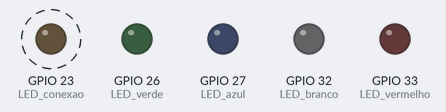
Bench run of a sketch on a simulated ESP32. Shown: output pins drawn as LEDs (lit = HIGH). Dashed ring = blinking. WiFi joins after 1.5 s; servers stay silent unless stated; no MQTT or app messages arrive unless stated; what the sketch prints to the serial monitor is not drawn.

Above: at 0.05 s.
Timing chart, 0 to 3.0 s (numbered marks = the images above):
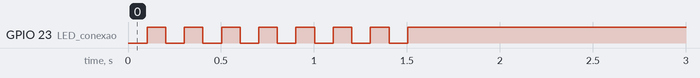

Measured:
- by itself, GPIO 23 (LED_conexao): alternates HIGH for 0.10 s and LOW for 0.10 s, 15 changes in all, then stays HIGH

The sketch:

automacao_residencial.ino
```cpp
//Bibliotecas utilizadas
#include <WiFi.h>
#include "Adafruit_MQTT.h"
#include "Adafruit_MQTT_Client.h"

//Definição dos pinos
#define LED_conexao  23
#define LED_azul     27
#define LED_verde    26
#define LED_vermelho 33
#define LED_branco   32

#define WLAN_SSID       "AM"      // Nome da Rede Wifi
#define WLAN_PASS       "chocolate"     // Senha da Rede Wifi

/************************* Adafruit.io Configuração *********************************/

#define AIO_SERVER      "io.adafruit.com" //Adafruit Servidor
#define AIO_SERVERPORT  1883
#define AIO_USERNAME    ""      //Insira o usuario criado na adafruit io
#define AIO_KEY         "" //Insira a chave de comunicação obtida na adafruit io

//Váriáveis utilizadas

int conectado = 1;
int conexao = 0;

unsigned long anterior = 0;
unsigned long intervalo = 15000;
unsigned long atual;

//Definição do Wifi Client
WiFiClient client;
Adafruit_MQTT_Client mqtt(&client, AIO_SERVER, AIO_SERVERPORT, AIO_USERNAME, AIO_KEY);

//Váriáveis criadas para comunicação com o MQTT
Adafruit_MQTT_Subscribe Light1 = Adafruit_MQTT_Subscribe(&mqtt, AIO_USERNAME "/feeds/LED Azul");
Adafruit_MQTT_Subscribe Light2 = Adafruit_MQTT_Subscribe(&mqtt, AIO_USERNAME "/feeds/LED Verde");
Adafruit_MQTT_Subscribe Light3 = Adafruit_MQTT_Subscribe(&mqtt, AIO_USERNAME "/feeds/LED Vermelho");
Adafruit_MQTT_Subscribe Light4 = Adafruit_MQTT_Subscribe(&mqtt, AIO_USERNAME "/feeds/LED Branco");

//Funções
void MQTT_connect(); //Determina a conexão MQTT
void Conectar();     //Verifica a conexão o Wifi

void setup() {
  Serial.begin(115200);

  //Definição de saida e entrada de cada pino
  pinMode(LED_conexao,OUTPUT);
  pinMode(LED_azul,OUTPUT);
  pinMode(LED_verde,OUTPUT);
  pinMode(LED_vermelho,OUTPUT);
  pinMode(LED_branco, OUTPUT);

  //Desliga o LED de status de conexão do Wifi
  digitalWrite(LED_conexao,LOW);

  //Declaração de Tópicos de Leitura
  mqtt.subscribe(&Light1);
  mqtt.subscribe(&Light3);
  mqtt.subscribe(&Light2);
  mqtt.subscribe(&Light4);
}

void loop() {

  Conectar(); // Verifica a conexão WiFi
  MQTT_connect(); // Conecta-se ao servidor MQTT

  // Leitura e controle dos LEDs com base nas mensagens recebidas
  Adafruit_MQTT_Subscribe *subscription;
  if((subscription = mqtt.readSubscription(100))) {
    if (subscription == &Light1) {
			// Lê a mensagem recebida para o Light1 (LED Azul)
      Serial.print(F("Got: "));
      Serial.println((char *)Light1.lastread);
      int Light1_State = atoi((char *)Light1.lastread);
      digitalWrite(LED_azul, Light1_State);
    }
    if (subscription == &Light2) {
      Serial.print(F("Got: "));
      Serial.println((char *)Light2.lastread);
      int Light2_State = atoi((char *)Light2.lastread);
      digitalWrite(LED_verde, Light2_State);
    }
    if (subscription == &Light3) {
      Serial.print(F("Got: "));
      Serial.println((char *)Light3.lastread);
      int Light3_State = atoi((char *)Light3.lastread);
      digitalWrite(LED_vermelho, Light3_State);
    }
    if (subscription == &Light4) {
      Serial.print(F("Got: "));
      Serial.println((char *)Light4.lastread);
      int Light4_State = atoi((char *)Light4.lastread);
      digitalWrite(LED_branco, Light4_State);
    }
  }
}

void MQTT_connect() {
  int8_t ret;
  //Conectando MQTT
  if (mqtt.connected()) {
    if(conectado){
      conectado = 0;
      Serial.println("MQTT Conectado!");
    }
    return;
  }
  Serial.print("Conectando MQTT...");
  uint8_t retries = 3;
  if((ret = mqtt.connect()) != 0) {
    Serial.println(mqtt.connectErrorString(ret));
    Serial.println("Reconexao ao MQTT em 5 segundos...");
    mqtt.disconnect();
    delay(5000);
    conectado = 1;
    //retries--;
    if (retries == 0) {
      //retries = 3;
    }
  }
}

void Conectar(){
  //Verifica a conexão wifi
  if(WiFi.status() != WL_CONNECTED){
      conexao = 0;
      //Conectando ao Wifi
      Serial.println();
      Serial.println();
      Serial.print("Conectando a rede: ");
      Serial.println(WLAN_SSID);
      //Inicializa Conexão Wifi
      WiFi.begin(WLAN_SSID, WLAN_PASS);
      while(WiFi.status() != WL_CONNECTED) {
            digitalWrite(LED_conexao,LOW);
            delay(100);
            digitalWrite(LED_conexao,HIGH);
            delay(100);
            Serial.print(".");
            conexao++;
            if(conexao == 30){
              ESP.restart();
            }
      }
      Serial.println("WiFi conectado!");
      Serial.println("Endereco de IP: ");
      Serial.println(WiFi.localIP());
      digitalWrite(LED_conexao,HIGH);
      conectado = 1;
      Serial.println();
  }
}
```
